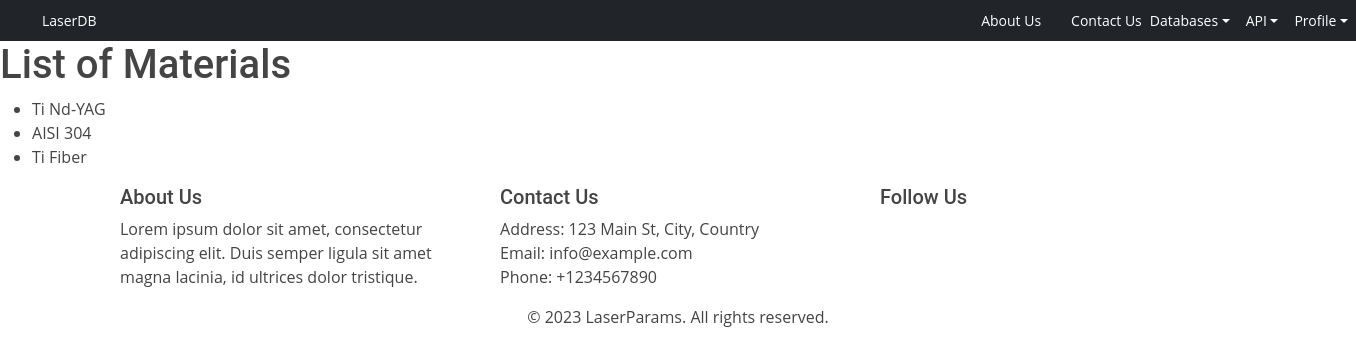
/materials/ (signed in), run on an earlier commit of the app's database.
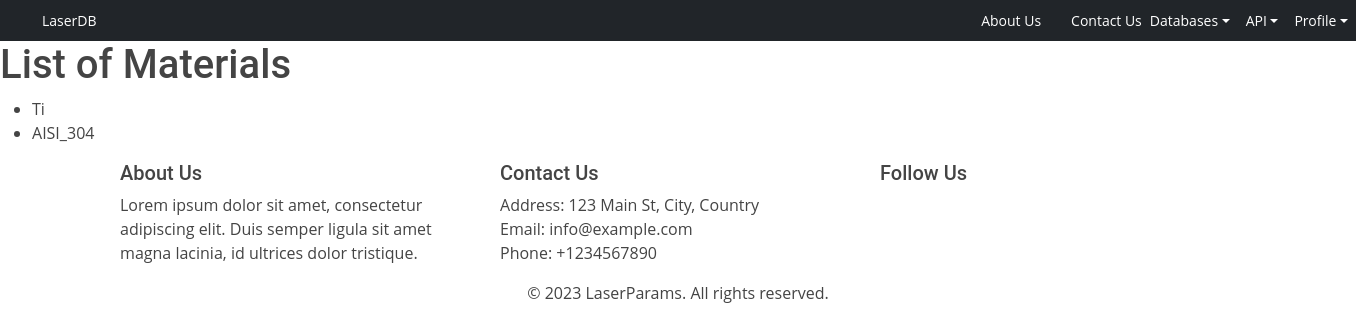
And on a later commit of the database.
### pages/models.py (models this page shows, shortened)
class Material(models.Model):
    name = models.CharField(max_length=100)
    description = models.TextField()

### pages/views.py (the view)
# urls.py: path('materials/', views.material_list, name='material_list'),
@login_required
def material_list(request):
    materials = Material.objects.all()
    context = {'materials': materials}
    return render(request, 'pages/material_list.html', context)

### pages/templates/pages/material_list.html
{% extends 'base.html' %}
{% block content %}
    <h1>List of Materials</h1>
    <ul>
        {% for material in materials %}
            <li>{{ material.name }}</li>
        {% endfor %}
    </ul>
{% endblock %}

What changed in the data, as far as the page shows it:
removed Material: name "Ti Fiber"
changed Material (number 1 of 2 on the later page): name "Ti Nd-YAG" → "Ti"
changed Material: name "AISI 304" → "AISI_304"
